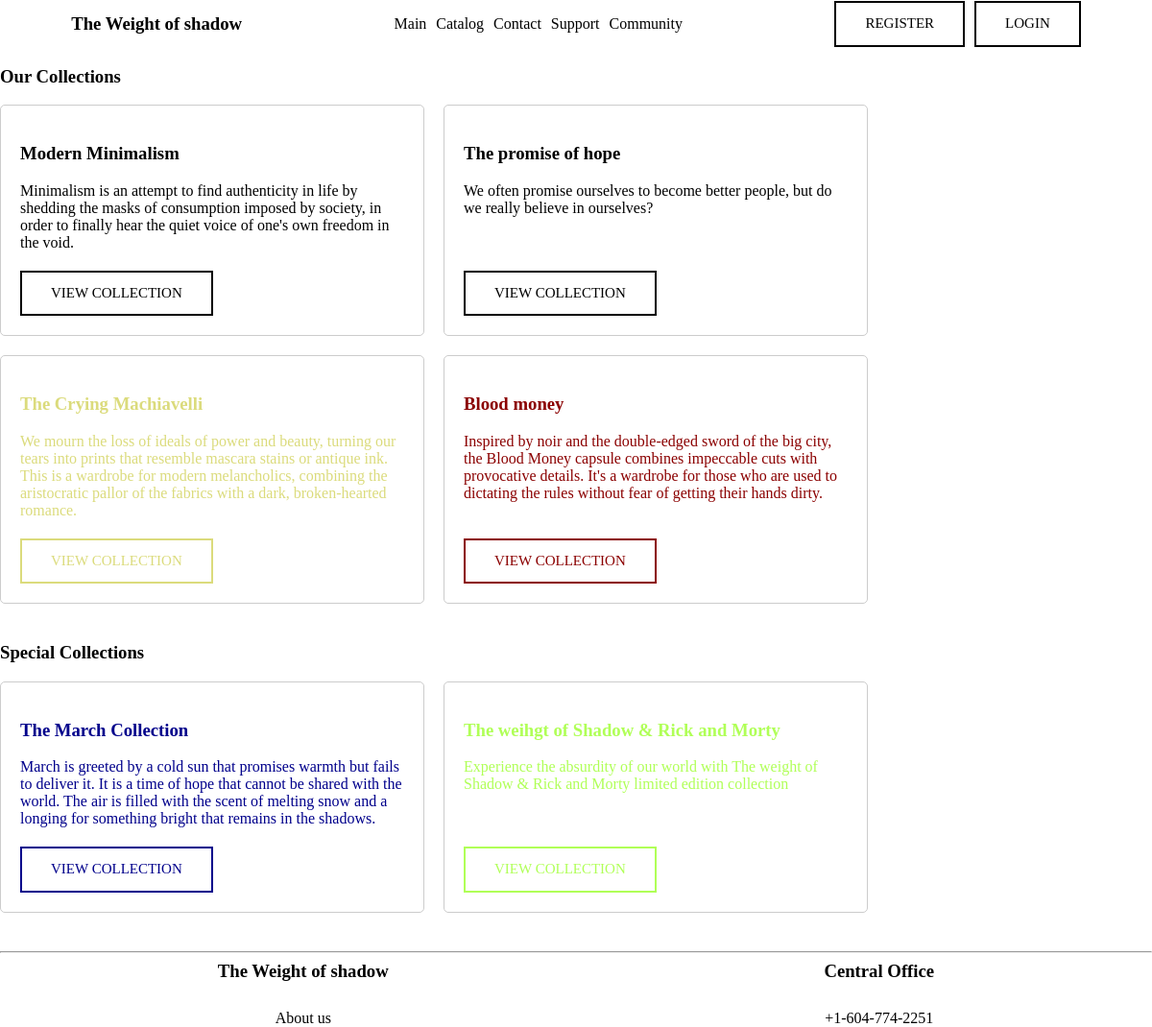
Screenshot of /catalog/collections/ with the database file from the repository.
### catalog/models.py (models this page shows, shortened)
class Collections(models.Model):
    name = models.CharField(max_length=100)
    color = models.CharField(max_length=200, default='black')
    text = models.TextField(default='about')

class SpecialCollections(models.Model):
    name = models.CharField(max_length=100)
    color = models.CharField(max_length=200, default='black')
    text = models.TextField(default='about')

### catalog/views.py (the view)
# urls.py: path('collections/', views.collection, name='collec'),
def collection(request):
    list_Collections = Collections.objects.all()
    list_SpecialCollections = SpecialCollections.objects.all()
    context = {
        'list_Collections': list_Collections,
        'list_SpecialCollections': list_SpecialCollections,
    }
    return render(request, 'catalog/collections.html', context)

### catalog/templates/catalog/collections.html (shortened to what this page needs)
{% extends 'myapp/layout.html' %}
{% load static %}
{% block content %}
<h3>Our Collections</h3>
<div class="main_keys">
{% for el in list_Collections %}
<div class="keys">
    <h3 style="color: {{el.color}};">{{el.name}}</h3>
    <p style="color: {{el.color}};">{{el.text}}</p>
    <a class="header-button" style="color: {{el.color}}; border-color: {{el.color}};"
       href="{% url 'collections:collection_detail' el.name %}">VIEW COLLECTION</a>
</div>
{% endfor %}
</div>
<h3>Special Collections</h3>
<div class="main_keys">
{% for el in list_SpecialCollections %}
<div class="keys">
    <h3 style="color: {{el.color}};">{{el.name}}</h3>
    <p style="color: {{el.color}};">{{el.text}}</p>
    <a class="header-button" style="color: {{el.color}}; border-color: {{el.color}};"
       href="{% url 'collections:special_collection_detail' el.name %}">VIEW COLLECTION</a>
</div>
{% endfor %}
</div>
{% endblock %}

### static/myapp/css/layout.css (style rules this page uses)
body { margin: 0; padding: 0; }
.header-button { font-family: algerian; font-size: 15px; color: black; margin: 0; padding: 12px 30px; background: white; border: 2px solid black; cursor: pointer; text-decoration: none; display: inline-block; transition: all 0.3s ease; line-height: 1.3; }
a { font-family: algerian; text-decoration: none; color: black; margin: 0; padding: 0; }
p { font-family: algerian; color: black; margin: 0; padding: 0; }
h3 { font-family: algerian; color: black; }

### catalog/templates/catalog/collections.html (style rules this page uses)
.header-button { font-family: algerian; font-size: 15px; color: black; margin: 0; padding: 12px 30px; background: white; border: 2px solid black; cursor: pointer; text-decoration: none; display: inline-block; transition: all 0.3s ease; line-height: 1.3; }
.main_keys { display: flex; flex-wrap: wrap; gap: 20px; margin-bottom: 40px; }
.keys { width: 400px; display: flex; flex-direction: column; border: 1px solid #ccc; padding: 20px; border-radius: 5px; }
.keys p { font-family: algerian; flex-grow: 1; margin-bottom: 20px; }
.keys .header-button { align-self: flex-start; margin-top: auto; }
h3 { font-family: algerian; }

### rows the page displays
Collections: name "Modern Minimalism", text "Minimalism is an attempt to find authenticity in life by shedding the masks of consumption imposed by society, in order to finally hear the quiet voice of one's own freedom in the void."
Collections: name "The promise of hope", text "We often promise ourselves to become better people, but do we really believe in ourselves?"
Collections: name "The Crying Machiavelli", text "We mourn the loss of ideals of power and beauty, turning our tears into prints that resemble mascara stains or antique ink. This is a wardrobe for modern melancholics, combining the aristocratic pallor of the fabrics with a dark, broken-hearted romance."
Collections: name "Blood money", text "Inspired by noir and the double-edged sword of the big city, the Blood Money capsule combines impeccable cuts with provocative details. It's a wardrobe for those who are used to dictating the rules without fear of getting their hands dirty."
SpecialCollections: name "The March Collection", text "March is greeted by a cold sun that promises warmth but fails to deliver it. It is a time of hope that cannot be shared with the world. The air is filled with the scent of melting snow and a longing for something bright that remains in the shadows."
SpecialCollections: name "The weihgt of Shadow & Rick and Morty", text "Experience the absurdity of our world with The weight of Shadow & Rick and Morty limited edition collection"
